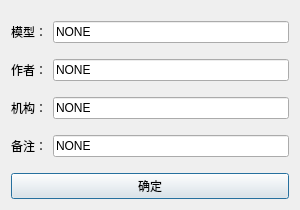
<?xml version="1.0" encoding="UTF-8"?>
<ui version="4.0">
 <class>Dialog_ModelingInfoDlg</class>
 <widget class="QDialog" name="Dialog_ModelingInfoDlg">
  <property name="windowModality">
   <enum>Qt::ApplicationModal</enum>
  </property>
  <property name="geometry">
   <rect>
    <x>0</x>
    <y>0</y>
    <width>300</width>
    <height>210</height>
   </rect>
  </property>
  <property name="minimumSize">
   <size>
    <width>0</width>
    <height>0</height>
   </size>
  </property>
  <property name="maximumSize">
   <size>
    <width>16777215</width>
    <height>16777215</height>
   </size>
  </property>
  <property name="windowTitle">
   <string>模型信息</string>
  </property>
  <layout class="QVBoxLayout" name="verticalLayout">
   <item>
    <layout class="QHBoxLayout" name="horizontalLayout">
     <item>
      <layout class="QVBoxLayout" name="verticalLayout_2">
       <item>
        <spacer name="verticalSpacer_2">
         <property name="orientation">
          <enum>Qt::Vertical</enum>
         </property>
         <property name="sizeHint" stdset="0">
          <size>
           <width>20</width>
           <height>40</height>
          </size>
         </property>
        </spacer>
       </item>
       <item>
        <layout class="QHBoxLayout" name="horizontalLayout_3">
         <item>
          <widget class="QLabel" name="label">
           <property name="text">
            <string>模型：</string>
           </property>
          </widget>
         </item>
         <item>
          <widget class="QLineEdit" name="lineEdit_modeling">
           <property name="text">
            <string>NONE</string>
           </property>
          </widget>
         </item>
        </layout>
       </item>
       <item>
        <spacer name="verticalSpacer_3">
         <property name="orientation">
          <enum>Qt::Vertical</enum>
         </property>
         <property name="sizeHint" stdset="0">
          <size>
           <width>20</width>
           <height>40</height>
          </size>
         </property>
        </spacer>
       </item>
       <item>
        <layout class="QHBoxLayout" name="horizontalLayout_4">
         <item>
          <widget class="QLabel" name="label_2">
           <property name="text">
            <string>作者：</string>
           </property>
          </widget>
         </item>
         <item>
          <widget class="QLineEdit" name="lineEdit_author">
           <property name="text">
            <string>NONE</string>
           </property>
          </widget>
         </item>
        </layout>
       </item>
       <item>
        <spacer name="verticalSpacer_4">
         <property name="orientation">
          <enum>Qt::Vertical</enum>
         </property>
         <property name="sizeHint" stdset="0">
          <size>
           <width>20</width>
           <height>40</height>
          </size>
         </property>
        </spacer>
       </item>
       <item>
        <layout class="QHBoxLayout" name="horizontalLayout_5">
         <item>
          <widget class="QLabel" name="label_3">
           <property name="text">
            <string>机构：</string>
           </property>
          </widget>
         </item>
         <item>
          <widget class="QLineEdit" name="lineEdit_company">
           <property name="text">
            <string>NONE</string>
           </property>
          </widget>
         </item>
        </layout>
       </item>
       <item>
        <spacer name="verticalSpacer_5">
         <property name="orientation">
          <enum>Qt::Vertical</enum>
         </property>
         <property name="sizeHint" stdset="0">
          <size>
           <width>20</width>
           <height>40</height>
          </size>
         </property>
        </spacer>
       </item>
       <item>
        <layout class="QHBoxLayout" name="horizontalLayout_7">
         <item>
          <widget class="QLabel" name="label_4">
           <property name="text">
            <string>备注：</string>
           </property>
          </widget>
         </item>
         <item>
          <widget class="QLineEdit" name="lineEdit_remarks">
           <property name="text">
            <string>NONE</string>
           </property>
          </widget>
         </item>
        </layout>
       </item>
       <item>
        <spacer name="verticalSpacer_6">
         <property name="orientation">
          <enum>Qt::Vertical</enum>
         </property>
         <property name="sizeHint" stdset="0">
          <size>
           <width>20</width>
           <height>40</height>
          </size>
         </property>
        </spacer>
       </item>
       <item>
        <widget class="QPushButton" name="pushButton_ok">
         <property name="text">
          <string>确定</string>
         </property>
        </widget>
       </item>
      </layout>
     </item>
    </layout>
   </item>
  </layout>
 </widget>
 <tabstops>
  <tabstop>pushButton_ok</tabstop>
  <tabstop>lineEdit_modeling</tabstop>
  <tabstop>lineEdit_author</tabstop>
  <tabstop>lineEdit_company</tabstop>
  <tabstop>lineEdit_remarks</tabstop>
 </tabstops>
 <resources/>
 <connections/>
</ui>
